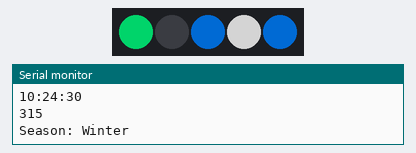
A sketch run on a simulated Arduino Uno, built with avr-gcc and run on an emulated ATmega328P. On the bench: 5 RGB LEDs in strip order, left to right, the last lines printed to the serial monitor. Dim RGB values are drawn brighter than linear; the local clock reads 2024-03-15 10:24:30 at power-on unless the sketch sets it.

Above: at 0.1 s.
At 60.1 s:
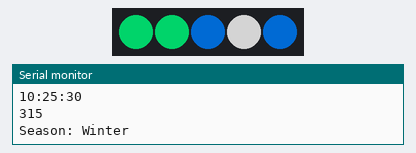
At 120.1 s:
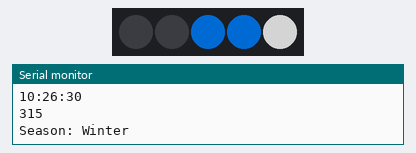
Timing chart, 0 to 121.6 s (numbered marks = the images above):
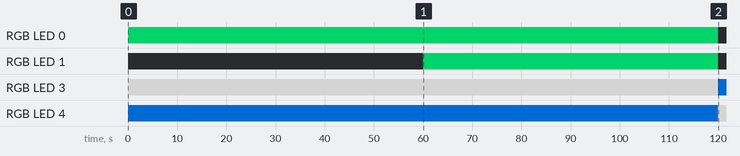

The sketch:

main.ino
```cpp
#include <Adafruit_NeoPixel.h>
#include <RTClib.h>
#include <TimeLib.h>
#include <Wire.h>
#ifdef __AVR__
#include <avr/power.h>
#endif

#include "Effects.h"
#include "FibClock.h"

RTC_DS1307 rtc;

#define NEO_PIN 12
Adafruit_NeoPixel strip =
    Adafruit_NeoPixel(BOX_COUNT, NEO_PIN, NEO_GRB + NEO_KHZ800);

time_t rtcSync() {
    DateTime now = rtc.now();
    return now.unixtime();
}

void setup() {
    strip.begin();
    Serial.begin(9600);

    FibClock::begin();

    rtc.begin();
    // UNCOMMENT to adjust the date and time to the timestamp of this file
    // rtc.adjust(DateTime(F(__DATE__), F(__TIME__)));

    // UNCOMMENT to adjust the date & time to a set date or time
    // rtc.adjust(DateTime(F(__DATE__), F("19:56:00")));
    // rtc.adjust(DateTime(F("Jul 20 2022"), F("18:45:15")));

    // Serial.println(__DATE__);
    // Serial.println(__TIME__);

    setSyncProvider(rtcSync);
    setSyncInterval(60);
    if (timeStatus() != timeSet) {
        Serial.println("Failed to Sync Time with RTC");
    }
}

void fibClock(uint8_t displayMins) {
    int hours, minutes, currDay, currMonth;
    uint8_t boxes[BOX_COUNT] = {0};
    const Color *colorMap;

    hours = hour();
    minutes = minute();

    currDay = day();
    currMonth = month();

    FibClock::chooseBoxColors(hours, minutes, boxes);
    Serial.println((currMonth * 100) + currDay);
    colorMap = FibClock::colorMapBySeason(currMonth, currDay);
    // Test a colorMap by Month & Day
    // colorMap = FibClock::colorMapBySeason(10, 25);

    // TEST Pattern. Show each box in differet color
    // for (uint8_t i = 0; i < BOX_COUNT; i++) {
    //     Color c = colorMap[i];
    //     strip.setPixelColor(i, c.red, c.green, c.blue);
    // }
    // -------------------------------------------------------------------------
    // Display Time Colors
    for (uint8_t i = 0; i < BOX_COUNT; i++) {
        Color c = colorMap[boxes[i]];
        strip.setPixelColor(i, c.red, c.green, c.blue);
    }
    strip.show();

    delay(60000 * displayMins);
}

void loop() {
    // int minutes = minute();

    printTime();
    fibClock(1);
    // if (minutes % 15 == 0) {
    //     fibClock(5);
    // } else {
    //     Effects::rainbowCycle(strip, 45);
    // }
}

void printBoxes(uint8_t const *boxes) {
    for (uint8_t i = 0; i < BOX_COUNT; i++) {
        Serial.print("(");
        Serial.print(boxes[i]);
        Serial.print(") ");
    }
    Serial.println("");
}

void printTime() {
    Serial.print(hour());
    Serial.print(":");
    Serial.print(minute());
    Serial.print(":");
    Serial.println(second());
}
```

Measured:
- by itself, RGB LED 0: off → RGB(0, 128, 64) at 0.01 s, → off 120 s later
- by itself, RGB LED 1: off → RGB(0, 128, 64) at 60.0 s, → off 60.0 s later
- by itself, RGB LED 3: off → RGB(128, 128, 128) at 0.01 s, → RGB(0, 64, 128) 120 s later
- by itself, RGB LED 4: off → RGB(0, 64, 128) at 0.01 s, → RGB(128, 128, 128) 120 s later
- what the display in image 1 shows lasts 60.0 s, from 60.0 s to 120.0 s
